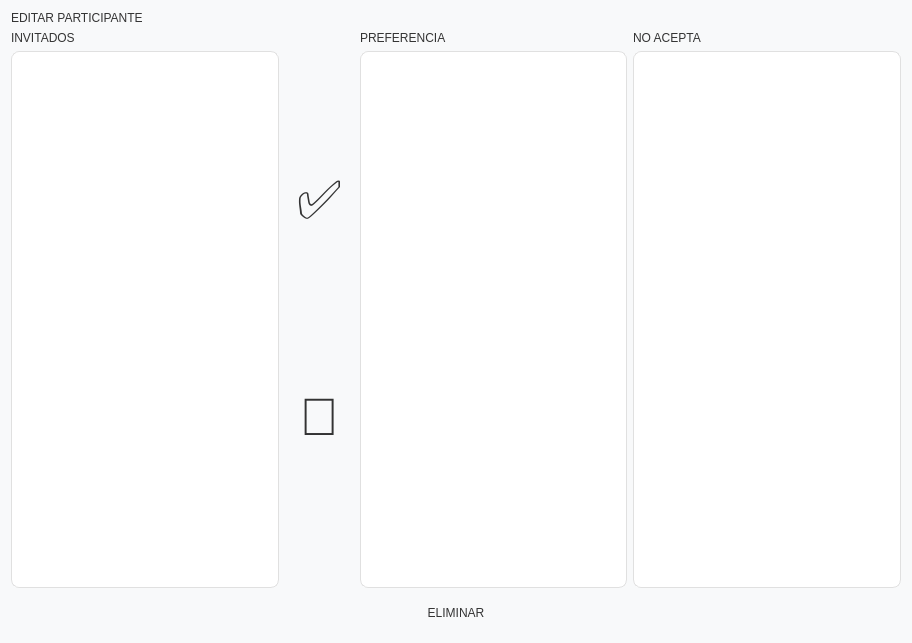
<?xml version="1.0" encoding="UTF-8"?>
<ui version="4.0">
 <class>MainWindow</class>
 <widget class="QWidget" name="MainWindow">
  <property name="geometry">
   <rect>
    <x>0</x>
    <y>0</y>
    <width>912</width>
    <height>643</height>
   </rect>
  </property>
  <property name="windowTitle">
   <string>EDITAR PARTICIPANTE</string>
  </property>
  
  <property name="styleSheet">
   <string>
/* --- Estilo General --- */
QWidget {
    font-family: 'Segoe UI', 'Arial', 'sans-serif';
    background-color: #F8F9FA; /* Un blanco roto muy suave */
    color: #333333;
}

/* --- Título Principal --- */
QLabel[objectName="TitleLabel_EditParticipant"] {
    font-size: 24pt; /* Unificado y minimalista */
    font-weight: bold;
    color: #2C3E50; /* Un azul oscuro */
    padding-bottom: 10px;
    background-color: transparent;
}

/* --- Etiquetas de listas (Invitados, Preferencia...) --- */
QLabel[objectName^="Label_"] {
    font-size: 14pt; /* Unificado y minimalista */
    font-weight: bold;
    color: #333;
    background-color: transparent;
}

/* --- Botones Generales (para que no afecte a los emoji) --- */
QPushButton {
    border-radius: 8px; /* ¡ESQUINAS REDONDEADAS! */
    padding: 12px;
}

/* --- Botón Mover a Preferencia (✅) --- */
QPushButton[objectName="MoveToPreference_Btn"] {
    background-color: #E8F5E9; /* Verde pastel */
    color: #388E3C; /* Verde oscuro */
    border: none;
}
QPushButton[objectName="MoveToPreference_Btn"]:hover {
    background-color: #C8E6C9;
}

/* --- Botón Mover a No Acepta (🚫) --- */
QPushButton[objectName="MoveToAvoid_Btn"] {
    background-color: #FFEBEE; /* Rojo pastel */
    color: #D32F2F; /* Rojo oscuro */
    border: none;
}
QPushButton[objectName="MoveToAvoid_Btn"]:hover {
    background-color: #FFCDD2;
}

/* --- Botón de "Peligro" (Eliminar) --- */
QPushButton[objectName="DeleteParticipant_Btn"] {
    background-color: #FFEBEE; /* Rosa pastel */
    color: #D32F2F; /* Rojo oscuro */
    font-size: 14pt; /* Tamaño legible */
    font-weight: bold;
    border: none;
    min-height: 28px;
}
QPushButton[objectName="DeleteParticipant_Btn"]:hover {
    background-color: #FFCDD2;
}

/* --- Tablas (QTableView) --- */
QTableView {
    background-color: #FFFFFF;
    border: 1px solid #E0E0E0;
    gridline-color: #E0E0E0; /* Color de la cuadrícula */
    border-radius: 8px; /* ESQUINAS REDONDEADAS */
    font-size: 10pt;
}

/* --- Cabeceras de Tablas --- */
QHeaderView::section {
    background-color: #F1F3F5; /* Un gris muy claro para cabeceras */
    padding: 8px;
    border: none;
    font-weight: bold;
    font-size: 10pt;
}
   </string>
  </property>
  
  <layout class="QVBoxLayout" name="verticalLayout">
   <item>
    <widget class="QLabel" name="TitleLabel_EditParticipant">
     <property name="text">
      <string>EDITAR PARTICIPANTE</string>
     </property>
    </widget>
   </item>
   <item>
    <layout class="QHBoxLayout" name="horizontalLayout">
     <item>
      <layout class="QVBoxLayout" name="verticalLayout_3">
       <item>
        <widget class="QLabel" name="Label_AllGuests">
         <property name="text">
          <string>INVITADOS</string>
         </property>
        </widget>
       </item>
       <item>
        <widget class="QTableView" name="Table_AllGuests"/>
       </item>
      </layout>
     </item>
     <item>
      <layout class="QVBoxLayout" name="verticalLayout_8">
       <item>
        <widget class="QPushButton" name="MoveToPreference_Btn">
         <property name="font">
          <font>
           <pointsize>40</pointsize>
          </font>
         </property>
         <property name="text">
          <string>✅</string>
         </property>
        </widget>
       </item>
       <item>
        <widget class="QPushButton" name="MoveToAvoid_Btn">
         <property name="font">
          <font>
           <pointsize>40</pointsize>
          </font>
         </property>
         <property name="text">
          <string>🚫</string>
         </property>
        </widget>
       </item>
      </layout>
     </item>
     <item>
      <layout class="QVBoxLayout" name="verticalLayout_7">
       <item>
        <widget class="QLabel" name="Label_Preference">
         <property name="text">
          <string>PREFERENCIA</string>
         </property>
        </widget>
       </item>
       <item>
        <widget class="QTableView" name="Table_Preference"/>
       </item>
      </layout>
     </item>
     <item>
      <layout class="QVBoxLayout" name="verticalLayout_9">
       <item>
        <widget class="QLabel" name="Label_Avoid">
         <property name="text">
          <string>NO ACEPTA</string>
         </property>
        </widget>
       </item>
       <item>
        <widget class="QTableView" name="Table_Avoid"/>
       </item>
      </layout>
     </item>
    </layout>
   </item>
   <item>
    <widget class="QPushButton" name="DeleteParticipant_Btn">
     <property name="text">
      <string>ELIMINAR</string>
     </property>
    </widget>
   </item>
  </layout>
 </widget>
 <resources/>
 <connections/>
</ui>
